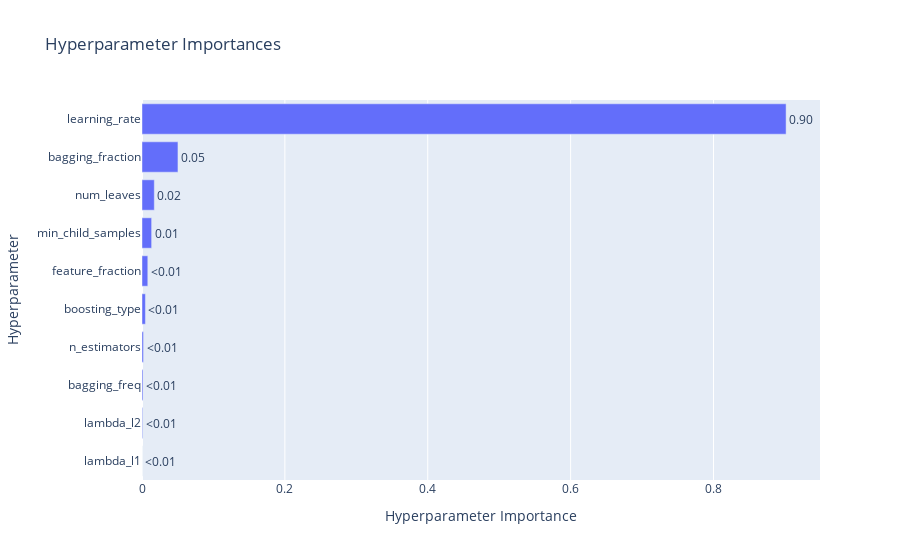

Notebook source saved alongside this figure:
### Code cell
optuna.visualization.plot_param_importances(study_lgbm_balanced)

### Figure 1 — Plotly figure (JSON) as saved in the notebook; plotly's stock layout.template omitted (floating-point values rounded to 4 significant figures)
{"data": [{"cliponaxis": false, "hovertemplate": ["lambda_l1 (FloatDistribution): 8.926922881926213e-06<extra></extra>", "lambda_l2 (FloatDistribution): 0.0008848907776707035<extra></extra>", "bagging_freq (IntDistribution): 0.0013915859656384308<extra></extra>", "n_estimators (IntDistribution): 0.0021079764309292178<extra></extra>", "boosting_type (CategoricalDistribution): 0.004773301028002804<extra></extra>", "feature_fraction (FloatDistribution): 0.008122041488735618<extra></extra>", "min_child_samples (IntDistribution): 0.013480511433313079<extra></extra>", "num_leaves (IntDistribution): 0.01723193583674756<extra></extra>", "bagging_fraction (FloatDistribution): 0.0503331438046607<extra></extra>", "learning_rate (FloatDistribution): 0.9016656863114197<extra></extra>"], "name": "Objective Value", "orientation": "h", "text": ["<0.01", "<0.01", "<0.01", "<0.01", "<0.01", "<0.01", "0.01", "0.02", "0.05", "0.90"], "textposition": "outside", "type": "bar", "x": [8.927e-06, 0.0008849, 0.001392, 0.002108, 0.004773, 0.008122, 0.01348, 0.01723, 0.05033, 0.9017], "y": ["lambda_l1", "lambda_l2", "bagging_freq", "n_estimators", "boosting_type", "feature_fraction", "min_child_samples", "num_leaves", "bagging_fraction", "learning_rate"]}], "layout": {"title": {"text": "Hyperparameter Importances"}, "xaxis": {"title": {"text": "Hyperparameter Importance"}}, "yaxis": {"title": {"text": "Hyperparameter"}}}}
